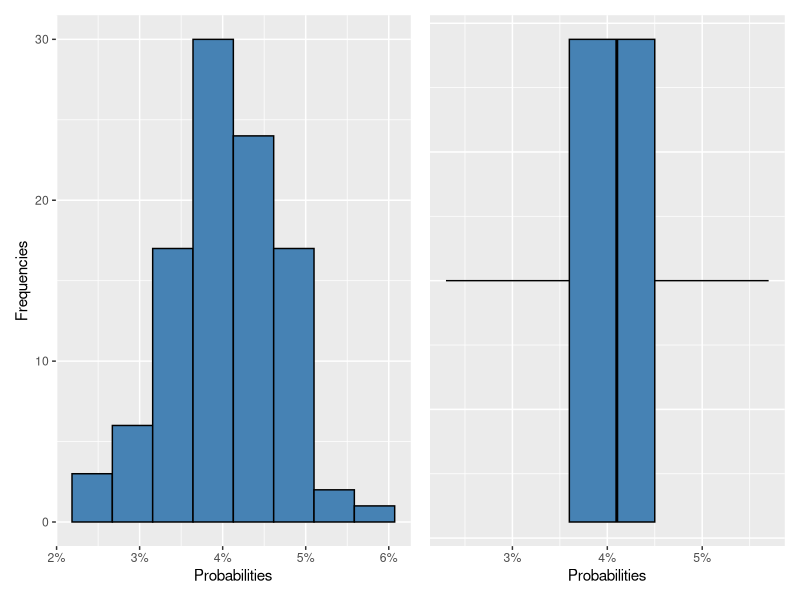
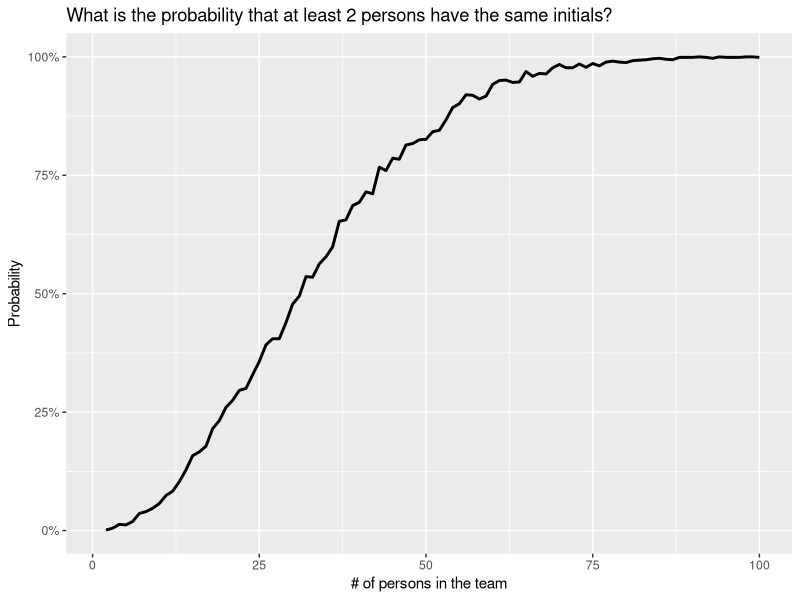
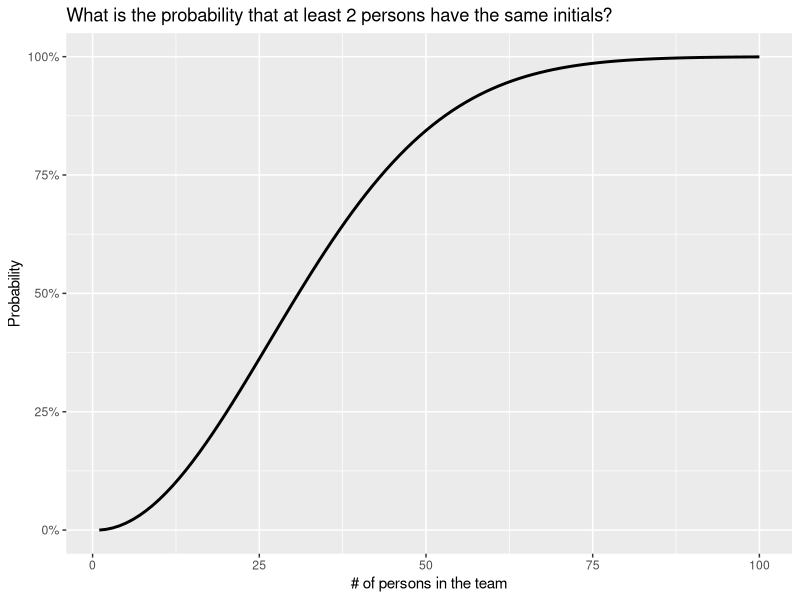
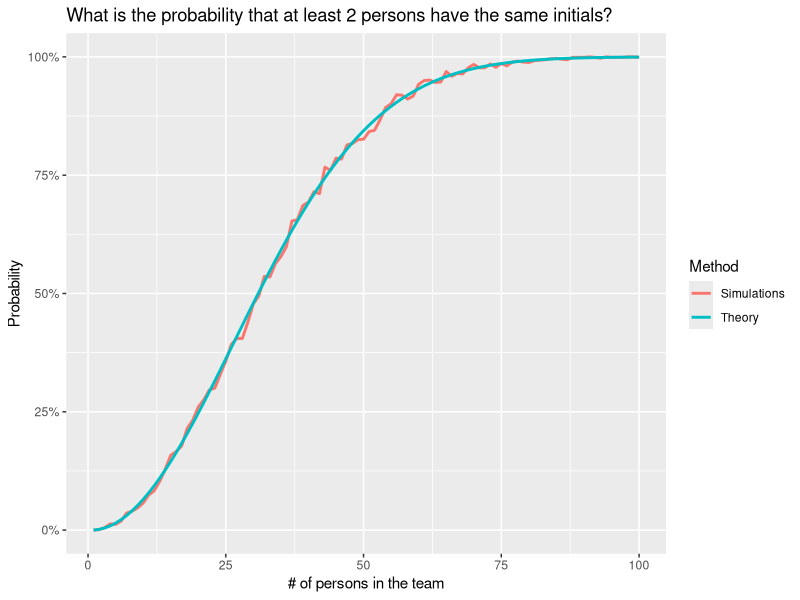

Here is the R script that generated these plots, in order:
## ---- chunk 1
knitr::opts_chunk$set(
  fig.align = "center",
  out.width = "100%",
  tidy = "styler",
  warning = FALSE,
  message = FALSE
)

set.seed(6)
## ---- chunk 2
# number of persons
n_persons <- 8

# create vector of initials
initials <- replicate(
  n = n_persons, # number of replications
  paste0(sample(LETTERS, size = 1), sample(LETTERS, size = 1)) # sample letters
)

# display initials
initials

# are there duplicates?
any(duplicated(initials))
## ---- chunk 3
# number of replications
reps <- 1000

# create and save replications
dat <- replicate(
  n = reps, # number of replications
  replicate(n_persons, paste0(sample(LETTERS, size = 1), sample(LETTERS, size = 1)))
)

# dimensions
dim(dat)

# display first 4 simulated teams
dat[, 1:4]
## ---- chunk 4
# rename rows
rownames(dat) <- paste0("M", 1:n_persons)

# rename columns
colnames(dat) <- paste0("T", 1:reps)

# display first 4 simulated teams
dat[, 1:4]
## ---- chunk 5
# transform to data frame
dat <- as.data.frame(dat)

# save which teams have duplicates
duplicates <- rep(NA, reps) # create empty vector
for (i in 1:reps) { # for loop over i from 1 to 1,000
  duplicates[i] <- any(duplicated(dat[, i])) # save results TRUE/FALSE in duplicates vector
}

# count how many teams have duplicates
sum(duplicates)
## ---- chunk 6
# create and save replications
dat <- replicate(
  n = reps, # number of replications
  replicate(n_persons, paste0(sample(LETTERS, size = 1), sample(LETTERS, size = 1)))
)

# transform to data frame
dat <- as.data.frame(dat)

# save which teams have duplicates
duplicates <- rep(NA, reps) # create empty vector
for (i in 1:reps) { # for loop over i from 1 to 1,000
  duplicates[i] <- any(duplicated(dat[, i])) # save results in the duplicates vector (as TRUE/FALSE)
}

# count how many teams have duplicates
sum(duplicates)
## ---- chunk 7
initials <- function(n_persons, reps = 1000) {
  # simulate data
  dat <- as.data.frame(replicate(
    reps,
    replicate(n_persons, paste0(sample(LETTERS, size = 1), sample(LETTERS, size = 1)))
  ))

  # save which teams have duplicates
  duplicates <- rep(NA, reps)
  for (i in 1:reps) {
    duplicates[i] <- any(duplicated(dat[, i]))
  }

  # proportion of teams with duplicates
  return(mean(duplicates))
}
## ---- chunk 8
# compute and save probabilities
probs <- replicate(100, initials(n_persons = 8))

# display probabilities
probs
## ---- chunk 9
# visualize distribution of the computed probabilities
# build and save plots
library(ggplot2)

p1 <- ggplot(mapping = aes(x = probs)) +
  geom_histogram(color = "black", fill = "steelblue", bins = 8) +
  labs(
    x = "Probabilities",
    y = "Frequencies"
  ) +
  scale_x_continuous(labels = scales::percent) # format x-axis in %

p2 <- ggplot(mapping = aes(x = probs)) +
  geom_boxplot(color = "black", fill = "steelblue") +
  labs(x = "Probabilities") +
  theme(
    axis.text.y = element_blank(),
    axis.ticks.y = element_blank()
  ) +
  scale_x_continuous(labels = scales::percent) # format x-axis in %

# combine plots
library(patchwork)

p1 + p2
## ---- chunk 10
# set lower and upper bounds of number of persons
min_persons <- 2
max_persons <- 100

# create empty vector of probabilities
probs <- rep(NA, length(min_persons:max_persons))

# compute and save probabilities for teams of size 2 to 100
for (i in min_persons:max_persons) {
  probs[i] <- initials(n_persons = i)
}

# display probabilities
probs
## ---- chunk 11
# create data frame with saved probabilities and number of persons
dat_plot_sim <- data.frame(
  n_persons = (min_persons - 1):max_persons,
  prob = probs
)

# display first 6 rows
head(dat_plot_sim)
## ---- chunk 12
# set proba = 0 when n_person = 1
dat_plot_sim[1, 2] <- 0

# display first 6 rows
head(dat_plot_sim)
## ---- chunk 13
# visualize probabilities
ggplot(dat_plot_sim) +
  aes(x = n_persons, y = probs) +
  geom_line(linewidth = 1) +
  labs(
    x = "# of persons in the team",
    y = "Probability",
    title = "What is the probability that at least 2 persons have the same initials?"
  ) +
  scale_y_continuous(labels = scales::percent) # format y-axis in %
## ---- chunk 14
# define function
have_same <- function(s,n) {
  sample_space <- s
  probability <- 1
  for (i in 0:(n - 1)) {
    probability <- probability * (sample_space - i) / sample_space
  }
  1 - probability
}
## ---- chunk 15
# number of possible two-letter initials
n_initials <- 26^2

# apply function
have_same(n_initials, n_persons)
## ---- chunk 16
# compute and save probabilities for teams between 1 and 100 persons
probs <- vector(length = max_persons)
for(i in 1:max_persons) {
  probs[i] <- have_same(n_initials, i)
}

# create data frame with saved probabilities and number of persons
dat_plot_theory <- data.frame(
  n_persons = (min_persons - 1):max_persons,
  prob = probs
)

# display first 6 rows
head(dat_plot_theory)
## ---- chunk 17
# visualize probabilities
ggplot(dat_plot_theory) +
  aes(x = n_persons, y = probs) +
  geom_line(linewidth = 1) +
  labs(
    x = "# of persons in the team",
    y = "Probability",
    title = "What is the probability that at least 2 persons have the same initials?"
  ) +
  scale_y_continuous(labels = scales::percent) # format y-axis in %
## ---- chunk 18
# combine the two data frames into one and add the method as variable
dat_plot_sim$Method <- "Simulations"
dat_plot_theory$Method <- "Theory"
dat_plot_all <- rbind(dat_plot_sim, dat_plot_theory)

# visualize probabilities on same plot
ggplot(dat_plot_all) +
  aes(x = n_persons, y = prob, color = Method) +
  geom_line(linewidth = 1) +
  labs(
    x = "# of persons in the team",
    y = "Probability",
    title = "What is the probability that at least 2 persons have the same initials?"
  ) +
  scale_y_continuous(labels = scales::percent) # format y-axis in %
